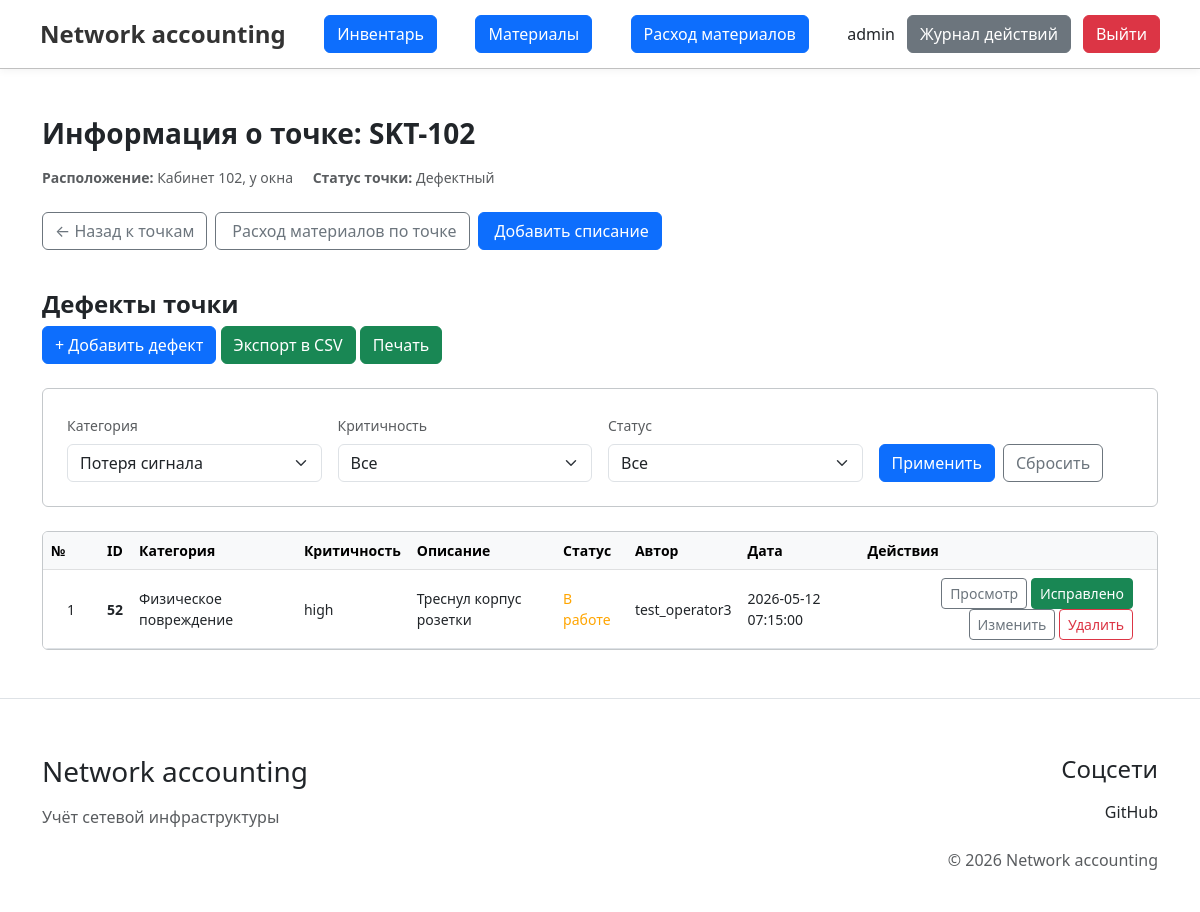
The app's page /controllers/defects/defects_view.php?point_id=73 (signed in) with its own data.
### tables this page shows
CREATE TABLE `network_points` (
  `id` int(11) NOT NULL AUTO_INCREMENT,
  `label` varchar(255) NOT NULL,
  `type` int(11) NOT NULL,
  `location` varchar(100) DEFAULT NULL,
  `status` int(11) NOT NULL,
  `last_check` date DEFAULT NULL,
  `point_created_at` timestamp NOT NULL DEFAULT current_timestamp(),
  `image_name` varchar(500) DEFAULT NULL,
  PRIMARY KEY (`id`),
  UNIQUE KEY `label` (`label`),
  KEY `fk_network_points_status` (`status`),
  KEY `fk_network_points_type` (`type`),
  CONSTRAINT `fk_network_points_status` FOREIGN KEY (`status`) REFERENCES `network_point_status` (`id`) ON UPDATE CASCADE,
  CONSTRAINT `fk_network_points_type` FOREIGN KEY (`type`) REFERENCES `network_point_type` (`id`) ON UPDATE CASCADE
);

CREATE TABLE `network_point_status` (
  `id` int(11) NOT NULL AUTO_INCREMENT,
  `name` varchar(255) NOT NULL,
  `display_name` varchar(255) NOT NULL,
  PRIMARY KEY (`id`)
);

CREATE TABLE `defects` (
  `id` int(11) NOT NULL AUTO_INCREMENT,
  `point_id` int(11) NOT NULL,
  `category` int(11) NOT NULL,
  `severity` enum('high','medium','low') DEFAULT NULL,
  `description` text DEFAULT NULL,
  `status` enum('open','in_progress','closed') DEFAULT 'open',
  `created_by` int(11) DEFAULT NULL,
  `created_at` timestamp NULL DEFAULT current_timestamp(),
  `image_name` varchar(500) DEFAULT NULL,
  PRIMARY KEY (`id`),
  KEY `point_id` (`point_id`),
  KEY `created_by` (`created_by`),
  KEY `fk_defects_category` (`category`),
  CONSTRAINT `defects_ibfk_1` FOREIGN KEY (`point_id`) REFERENCES `network_points` (`id`) ON DELETE CASCADE,
  CONSTRAINT `defects_ibfk_2` FOREIGN KEY (`created_by`) REFERENCES `users` (`id`),
  CONSTRAINT `fk_defects_category` FOREIGN KEY (`category`) REFERENCES `defect_category` (`id`) ON UPDATE CASCADE
);

CREATE TABLE `defect_category` (
  `id` int(11) NOT NULL AUTO_INCREMENT,
  `name` varchar(255) NOT NULL,
  `display_name` varchar(255) NOT NULL,
  PRIMARY KEY (`id`)
);

CREATE TABLE `users` (
  `id` int(11) NOT NULL AUTO_INCREMENT,
  `login` varchar(50) NOT NULL,
  `password_hash` varchar(255) NOT NULL,
  `role` enum('admin','operator') DEFAULT 'operator',
  PRIMARY KEY (`id`),
  UNIQUE KEY `login` (`login`)
);

### app/includes/functions.php (called while the page is built, shortened)
<?php
function getIDDefects($pdo, $point_id)
{
    try {
        $sql = "SELECT
                network_points.*,
                network_point_status.display_name AS status_name
            FROM `network_points`
                    LEFT JOIN `network_point_status` ON network_points.status = network_point_status.id
            WHERE network_points.id = :point_id
        ";
        $stmt = $pdo->prepare($sql);
        $stmt->execute([':point_id' => $point_id]);
        $point = $stmt->fetch(PDO::FETCH_ASSOC);
        return $point;
    } catch (PDOException $error) {
        error_log("Error: " . $error->getMessage());
        return null;
    }
}
function getDefectsWithFilter($pdo, $point_id, $filter, $limit, $offset)
{
    $sql = "SELECT
        defects.id,
        defect_category.display_name AS category,
        defects.severity,
        defects.description,
        defects.status,
        defects.created_by,
        defects.created_at,
        defects.image_name,
        users.login AS author,
        network_points.label AS point_label
    FROM defects
    LEFT JOIN defect_category ON defects.category = defect_category.id
    LEFT JOIN users ON defects.created_by = users.id
    LEFT JOIN network_points ON defects.point_id = network_points.id
    WHERE defects.point_id = $point_id $filter
    ORDER BY defects.created_at DESC
    LIMIT $limit OFFSET $offset";
    $stmt = $pdo->prepare($sql);
    $stmt->execute();
    return $stmt->fetchAll(PDO::FETCH_ASSOC);
}
function getDefectCategories($pdo)
{
    $sql = "SELECT * FROM defect_category ORDER BY name";
    $stmt = $pdo->prepare($sql);
    $stmt->execute();
    return $stmt->fetchAll(PDO::FETCH_ASSOC);
}
?>

### app/view/defects/defects.php (the view, shortened to what this page needs)
<?php include __DIR__ . '/../../includes/header.php'; ?>
    <div class="container my-5">
        <div class="row mb-4">
            <div class="col-12">
                <h1 class="h3 mb-3 fw-bold">Информация о точке: <?= htmlspecialchars($point['label'] ?? '') ?></h1>
                <div class="text-muted small mb-4">
                    <span class="me-3"><strong>Расположение:</strong> <?= htmlspecialchars($point['location'] ?? '—') ?></span>
                    <span><strong>Статус точки:</strong> <?= htmlspecialchars($point['status_name'] ?? '—') ?></span>
                </div>
                <div class="d-flex flex-wrap gap-2 mb-3">
                    <a href="../inventory/inventory_view.php?action=index" class="btn btn-outline-secondary">
                        &larr; Назад к точкам
                    </a>
                    <a href="../materials_usage/materials_usage_view.php?action=index&point_label=<?= urlencode($point['label'] ?? '') ?>"
                       class="btn btn-outline-secondary">
                        <i class="fas fa-list me-1"></i> Расход материалов по точке
                    </a>
                    <a href="../../app/view/material_usage/insert_material_usage.php?id=<?= htmlspecialchars($point['id'] ?? '') ?>"
                       class="btn btn-primary">
                        <i class="fas fa-plus me-1"></i> Добавить списание
                    </a>
                </div>
            </div>
        </div>
        <div class="row mb-4">
            <div class="col-12">
                <h2 class="h4 mb-2 fw-bold text-dark">Дефекты точки</h2>
                <a href="../../app/view/defects/insert_defects.php?point_id=<?= $point_id ?>"
                   class="btn btn-primary">+ Добавить дефект</a>
                <a href="../export_to_csv.php?type=defects&point_id=<?= $point_id ?>" class="btn btn-success">Экспорт
                    в CSV</a>
                <button type="button" onclick="printDiv('printable-table')" class="btn btn-success">
                    Печать
                </button>
            </div>
        </div>
        <div class="row mb-4">
            <div class="col-12">
                <div class="card border-secondary-subtle">
                    <div class="card-body p-4">
                        <form method="get" class="row g-3">
                            <div class="col-md-3">
                                <label class="form-label small fw-medium text-muted">Категория</label>
                                <select name="category" class="form-select">
                                    <?php foreach ($categories as $category): ?>
                                        <option value="<?= $category['name'] ?>" <?= $category['name'] ? 'selected' : '' ?>>
                                            <?= $category['display_name'] ?>
                                        </option>
                                    <?php endforeach; ?>
                                </select>
                            </div>
                            <div class="col-md-3">
                                <label class="form-label small fw-medium text-muted">Критичность</label>
                                <select name="severity" class="form-select">
                                    <option value="">Все</option>
                                </select>
                            </div>
                            <div class="col-md-3">
                                <label class="form-label small fw-medium text-muted">Статус</label>
                                <select name="status" class="form-select">
                                    <option value="">Все</option>
                                </select>
                            </div>
                            <div class="col-md-3 d-flex align-items-end gap-2">
                                <button type="submit" class="btn btn-primary">Применить</button>
                                <a href="?action=index&point_id=<?= $point_id ?>"
                                   class="btn btn-outline-secondary">Сбросить</a>
                            </div>
                        </form>
                    </div>
                </div>
            </div>
        </div>
        <div class="row mb-4" id="printable-table">
            <div class="col-12">
                <div class="table-responsive card border-secondary-subtle bg-white">
                    <table class="table table-hover align-middle mb-0">
                        <thead class="table-light text-muted small">
                        <tr>
                            <th>№</th>
                            <?php if (($_SESSION['user_info']['role'] ?? 'null') === 'admin'): ?>
                                <th class="ps-4">ID</th>
                            <?php endif; ?>
                            <th>Категория</th>
                            <th>Критичность</th>
                            <th>Описание</th>
                            <th>Статус</th>
                            <th>Автор</th>
                            <th class="pe-4">Дата</th>
                            <th>Действия</th>
                        </tr>
                        </thead>
                        <tbody class="small">
                        <?php if (empty($defects)): ?>
                            <tr>
                                <td colspan="9" class="text-center py-4 text-muted">
                                    Дефектов по заданным критериям не найдено.
                                </td>
                            </tr>
                        <?php else: ?>
                            <?php foreach ($defects as $defect): ?>
                                <tr>
                                    <td class="ps-4"><?= $offset++ + 1 ?></td>
                                    <?php if (($_SESSION['user_info']['role'] ?? 'null') == 'admin'): ?>
                                        <td class="ps-4 fw-bold"><?= htmlspecialchars($defect['id']) ?></td>
                                    <?php endif; ?>
                                    <td><?= htmlspecialchars($defect['category'] ?? '—') ?></td>
                                    <td><?= htmlspecialchars($defect['severity'] ?? '—') ?></td>
                                    <td><?= htmlspecialchars($defect['description'] ?? '') ?></td>
                                    <td>
                                        <?php
                                        $status = $defect['status'] ?? '';
                                        switch ($status) {
                                            case 'in_progress':
                                                $statusColor = 'orange';
                                                $statusText = 'В работе';
                                                break;
                                        }
                                        ?>
                                        <span style="color: <?= $statusColor ?>; font-weight: 500;"><?= $statusText ?></span>
                                    </td>
                                    <td><?= htmlspecialchars($defect['author'] ?? '—') ?></td>
                                    <td><?= htmlspecialchars($defect['created_at'] ?? '') ?></td>
                                    <td class="pe-4 text-end">
                                        <button type="button" class="btn btn-sm btn-outline-secondary"
                                                onclick="document.getElementById('openImage<?= $defect['id'] ?>').showModal()">
                                            Просмотр
                                        </button>
                                        <?php if ($defect['status'] == 'open'): ?>
                                            <a href="?action=change_status&defect_id=<?= $defect['id'] ?>&point_id=<?= $point_id ?>&status=in_progress"
                                               class="btn btn-primary btn-sm">Начать работу</a>
                                        <?php elseif ($defect['status'] == 'in_progress'): ?>
                                            <a href="?action=change_status&defect_id=<?= $defect['id'] ?>&point_id=<?= $point_id ?>&status=closed"
                                               class="btn btn-success btn-sm">Исправлено</a>
                                        <?php else: ?>
                                            <a href="?action=change_status&defect_id=<?= $defect['id'] ?>&point_id=<?= $point_id ?>&status=open"
                                               class="btn btn-warning btn-sm">Переоткрыть</a>
                                        <?php endif; ?>
                                        <a href="../../app/view/defects/update_defects.php?id=<?= $defect['id'] ?>&point_id=<?= $point_id ?>"
                                           class="btn btn-sm btn-outline-secondary">Изменить</a>
                                        <a href="../../controllers/defects/delete_defect.php?id=<?= $defect['id'] ?>&point_id=<?= $point_id ?>"
                                           class="btn btn-sm btn-outline-danger"
                                           onclick="return confirm('Удалить дефект?')">Удалить</a>
                                    </td>
                                </tr>
                            <?php endforeach; ?>
                        <?php endif; ?>
                        </tbody>
                    </table>
                </div>
            </div>
        </div>
    </div>
<?php include __DIR__ . '/../../includes/footer.php'; ?>

### public/assets/css/style.css (style rules this page uses)
html, body { height: 100%; margin: 0; padding: 0; }
body { display: flex; flex-direction: column; min-height: 100vh; }

### records on screen
network_points: label "SKT-102", location "Кабинет 102, у окна", status.display_name "Дефектный"
defects: offset "1", id "52", category.display_name "Физическое повреждение", severity "high", description "Треснул корпус розетки", status "В работе", created_by.login "test_operator3", created_at "2026-05-12 07:15:00"

### other values on screen
$_SESSION['user_info']['login'] "admin"
form field category "Потеря сигнала"
